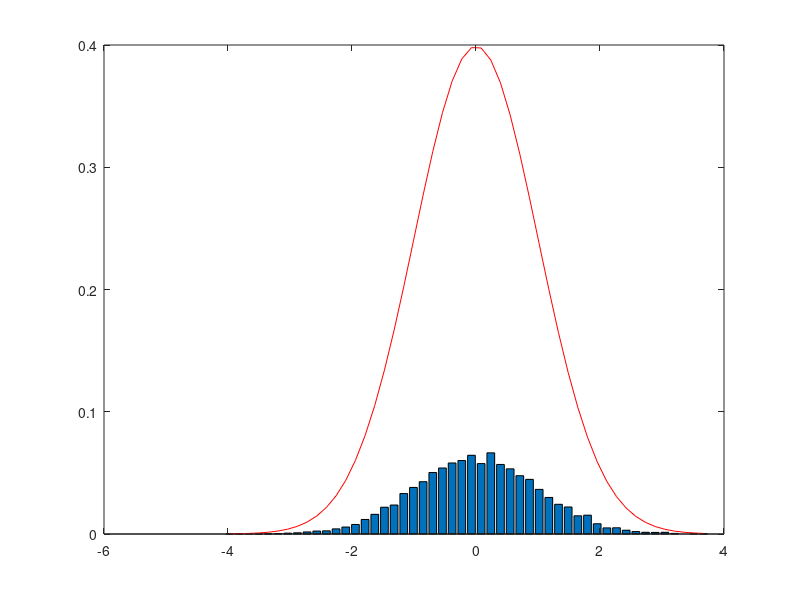
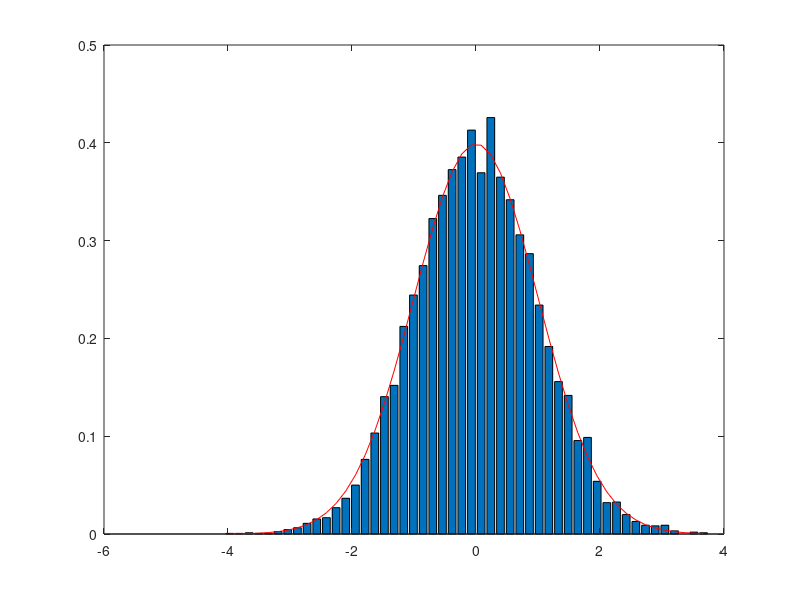

Source code (MATLAB) for these figures, in order:
[f,x]=hist(randn(10000,1),50);%# create histogram from a normal distribution.
g=1/sqrt(2*pi)*exp(-0.5*x.^2);%# pdf of the normal distribution

%#METHOD 1: DIVIDE BY SUM
figure(1)
bar(x,f/sum(f));hold on
plot(x,g,'r');hold off

%#METHOD 2: DIVIDE BY AREA
figure(2)
bar(x,f/trapz(x,f));hold on
plot(x,g,'r');hold off